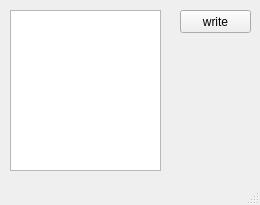
<?xml version="1.0" encoding="UTF-8"?>
<ui version="4.0">
 <class>MainWindow</class>
 <widget class="QMainWindow" name="MainWindow">
  <property name="geometry">
   <rect>
    <x>0</x>
    <y>0</y>
    <width>260</width>
    <height>205</height>
   </rect>
  </property>
  <property name="windowTitle">
   <string>MainWindow</string>
  </property>
  <widget class="QWidget" name="centralwidget">
   <widget class="QPushButton" name="pb">
    <property name="geometry">
     <rect>
      <x>180</x>
      <y>10</y>
      <width>71</width>
      <height>23</height>
     </rect>
    </property>
    <property name="text">
     <string>write</string>
    </property>
   </widget>
   <widget class="QTextEdit" name="te">
    <property name="geometry">
     <rect>
      <x>10</x>
      <y>10</y>
      <width>151</width>
      <height>161</height>
     </rect>
    </property>
   </widget>
  </widget>
  <widget class="QMenuBar" name="menubar">
   <property name="geometry">
    <rect>
     <x>0</x>
     <y>0</y>
     <width>260</width>
     <height>21</height>
    </rect>
   </property>
  </widget>
  <widget class="QStatusBar" name="statusbar"/>
 </widget>
 <resources/>
 <connections/>
</ui>
